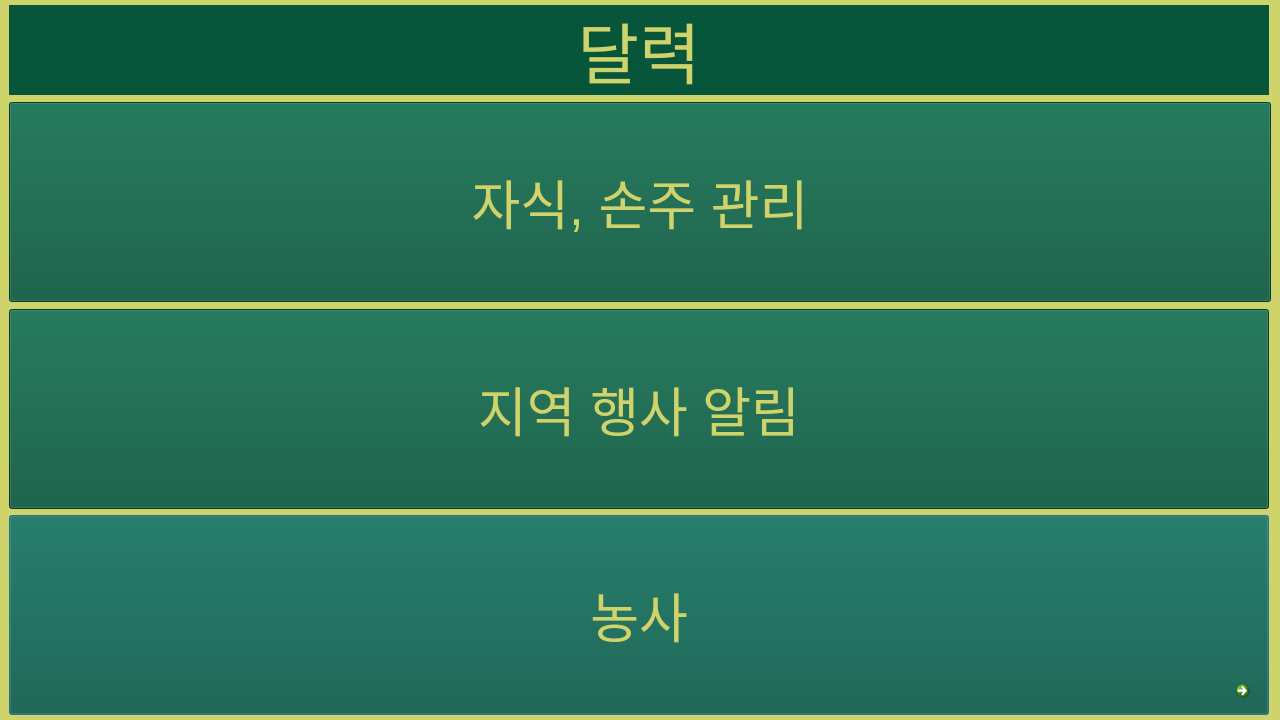
<?xml version="1.0" encoding="UTF-8"?>
<ui version="4.0">
 <class>Dialog</class>
 <widget class="QDialog" name="Dialog">
  <property name="geometry">
   <rect>
    <x>0</x>
    <y>0</y>
    <width>1280</width>
    <height>720</height>
   </rect>
  </property>
  <property name="minimumSize">
   <size>
    <width>1280</width>
    <height>720</height>
   </size>
  </property>
  <property name="windowTitle">
   <string>M1</string>
  </property>
  <property name="styleSheet">
   <string notr="true">background-color: rgb(206, 212, 106);</string>
  </property>
  <widget class="QPushButton" name="pushButton_3">
   <property name="geometry">
    <rect>
     <x>9</x>
     <y>515</y>
     <width>1260</width>
     <height>200</height>
    </rect>
   </property>
   <property name="minimumSize">
    <size>
     <width>1260</width>
     <height>200</height>
    </size>
   </property>
   <property name="font">
    <font>
     <pointsize>40</pointsize>
    </font>
   </property>
   <property name="styleSheet">
    <string notr="true">background-color: rgb(7, 85, 59);
color: rgb(206, 212, 106);</string>
   </property>
   <property name="text">
    <string>농사</string>
   </property>
  </widget>
  <widget class="QLabel" name="label">
   <property name="geometry">
    <rect>
     <x>9</x>
     <y>5</y>
     <width>1260</width>
     <height>90</height>
    </rect>
   </property>
   <property name="minimumSize">
    <size>
     <width>1260</width>
     <height>90</height>
    </size>
   </property>
   <property name="font">
    <font>
     <pointsize>50</pointsize>
    </font>
   </property>
   <property name="styleSheet">
    <string notr="true">background-color: rgb(7, 85, 59);
color: rgb(206, 212, 106);</string>
   </property>
   <property name="text">
    <string>달력</string>
   </property>
   <property name="alignment">
    <set>Qt::AlignCenter</set>
   </property>
  </widget>
  <widget class="QPushButton" name="pushButton">
   <property name="geometry">
    <rect>
     <x>9</x>
     <y>309</y>
     <width>1260</width>
     <height>200</height>
    </rect>
   </property>
   <property name="minimumSize">
    <size>
     <width>1260</width>
     <height>200</height>
    </size>
   </property>
   <property name="font">
    <font>
     <pointsize>40</pointsize>
    </font>
   </property>
   <property name="styleSheet">
    <string notr="true">background-color: rgb(7, 85, 59);
color: rgb(206, 212, 106);</string>
   </property>
   <property name="text">
    <string>지역 행사 알림</string>
   </property>
  </widget>
  <widget class="QWidget" name="layoutWidget">
   <property name="geometry">
    <rect>
     <x>9</x>
     <y>101</y>
     <width>1262</width>
     <height>202</height>
    </rect>
   </property>
   <layout class="QHBoxLayout" name="horizontalLayout">
    <item>
     <widget class="QPushButton" name="pushButton_2">
      <property name="minimumSize">
       <size>
        <width>1260</width>
        <height>200</height>
       </size>
      </property>
      <property name="font">
       <font>
        <pointsize>40</pointsize>
       </font>
      </property>
      <property name="styleSheet">
       <string notr="true">background-color: rgb(7, 85, 59);
color: rgb(206, 212, 106);</string>
      </property>
      <property name="text">
       <string>자식, 손주 관리</string>
      </property>
     </widget>
    </item>
   </layout>
  </widget>
  <widget class="QCommandLinkButton" name="commandLinkButton">
   <property name="geometry">
    <rect>
     <x>1228</x>
     <y>673</y>
     <width>40</width>
     <height>40</height>
    </rect>
   </property>
   <property name="text">
    <string/>
   </property>
  </widget>
 </widget>
 <resources/>
 <connections>
  <connection>
   <sender>commandLinkButton</sender>
   <signal>clicked()</signal>
   <receiver>Dialog</receiver>
   <slot>nachHause_click_open()</slot>
   <hints>
    <hint type="sourcelabel">
     <x>1253</x>
     <y>703</y>
    </hint>
    <hint type="destinationlabel">
     <x>1258</x>
     <y>719</y>
    </hint>
   </hints>
  </connection>
  <connection>
   <sender>pushButton_3</sender>
   <signal>clicked()</signal>
   <receiver>Dialog</receiver>
   <slot>M2_Yam_Yam_click_open()</slot>
   <hints>
    <hint type="sourcelabel">
     <x>502</x>
     <y>670</y>
    </hint>
    <hint type="destinationlabel">
     <x>511</x>
     <y>763</y>
    </hint>
   </hints>
  </connection>
 </connections>
 <slots>
  <slot>slot1()</slot>
  <slot>bitteWetter()</slot>
  <slot>nachHause_click_open()</slot>
  <slot>M2_Yam_Yam_click_open()</slot>
 </slots>
</ui>
